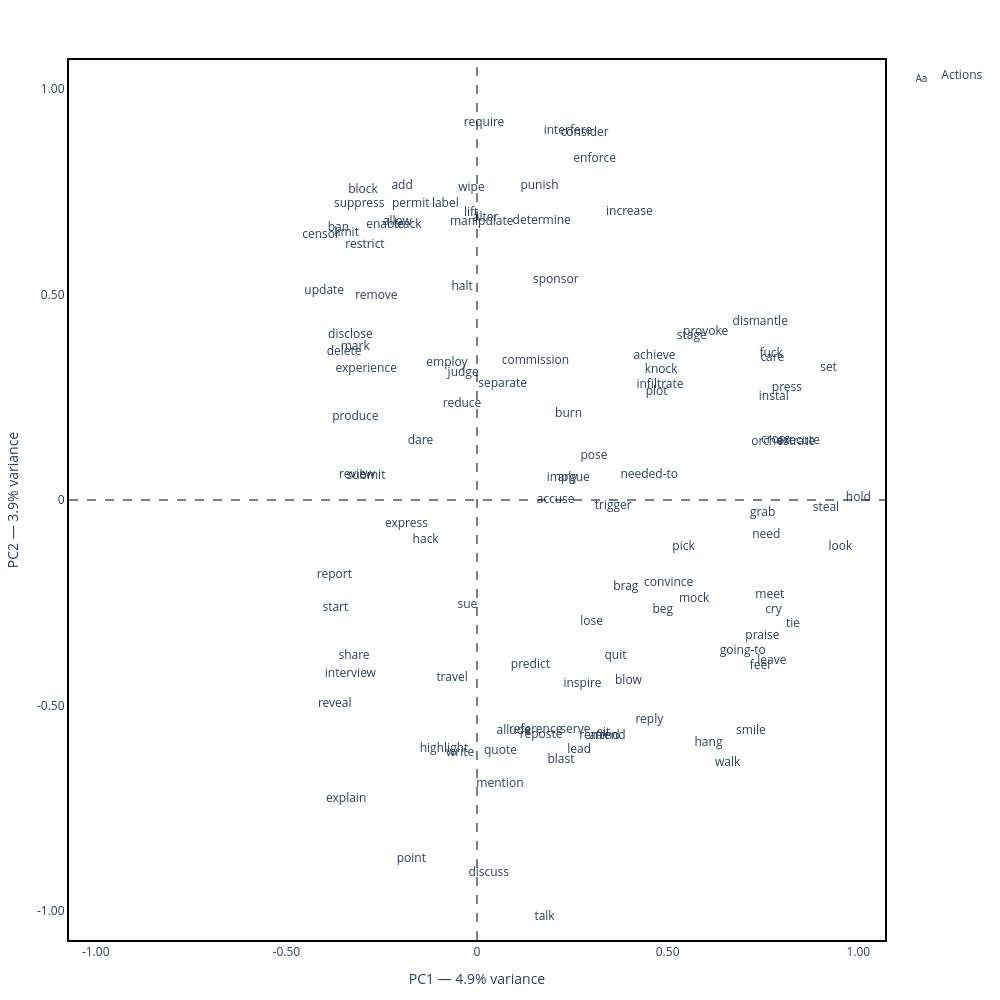

Notebook code cell kept with this figure:
### Code cell
# OPTIONAL: Show plot with verbs only and verb loadings on PCA components (used to generate custom plot annotations)
pca, transformed, features, matrix, fig = visualize_pca_matrix(create_actor_action_matrix(en_actionrange, (
        'action', 'canonical', 'category'), category_actors=False,  filter_mask=filter_mask, normalize='rows'),
    n_components=2, actors=False, actions=True, scale_to_unit=True, logscale=False) # Detail: actors=False, actions=True

fig.update_layout(
    width=1000,
    height=1000, 
    showlegend=True,
    template="plotly_white",
    margin=dict(l=60, r=60, t=60, b=60)
)

fig.show()

analyze_pca_components(
    pca, # Fitted PCA object
    features, # List of column names
    scree=False, # Show scree plot
    axes_words=(True, 2), # Show words for top 3 components
)

### Figure 1 — Plotly figure (JSON) as saved in the notebook; plotly's stock layout.template omitted (floating-point values rounded to 4 significant figures; data arrays with more than 128 entries replaced by an {"elided": "..."} marker saying what was removed)
{"data": [{"hovertext": {"elided": "760 str values"}, "mode": "text", "name": "Actions", "showlegend": true, "text": {"elided": "760 str values"}, "textposition": "bottom center", "type": "scatter", "x": {"elided": "760 float values"}, "y": {"elided": "760 float values"}}], "layout": {"height": 1000, "hovermode": "closest", "legend": {"x": 1.02, "xanchor": "left", "y": 1, "yanchor": "top"}, "margin": {"b": 60, "l": 60, "r": 60, "t": 60}, "shapes": [{"line": {"color": "black", "dash": "dash", "width": 1}, "type": "line", "x0": -1.07, "x1": 1.07, "y0": 0, "y1": 0}, {"line": {"color": "black", "dash": "dash", "width": 1}, "type": "line", "x0": 0, "x1": 0, "y0": -1.07, "y1": 1.07}], "showlegend": true, "title": {"text": ""}, "width": 1000, "xaxis": {"linecolor": "black", "linewidth": 2, "mirror": true, "range": [-1.07, 1.07], "showgrid": false, "showline": true, "tickmode": "array", "ticktext": ["-1.00", "-0.50", "0", "0.50", "1.00"], "tickvals": [-1, -0.5, 0, 0.5, 1], "title": {"text": "PC1 — 4.9% variance"}, "zeroline": false}, "yaxis": {"linecolor": "black", "linewidth": 2, "mirror": true, "range": [-1.07, 1.07], "showgrid": false, "showline": true, "tickmode": "array", "ticktext": ["-1.00", "-0.50", "0", "0.50", "1.00"], "tickvals": [-1, -0.5, 0, 0.5, 1], "title": {"text": "PC2 — 3.9% variance"}, "zeroline": false}}}
